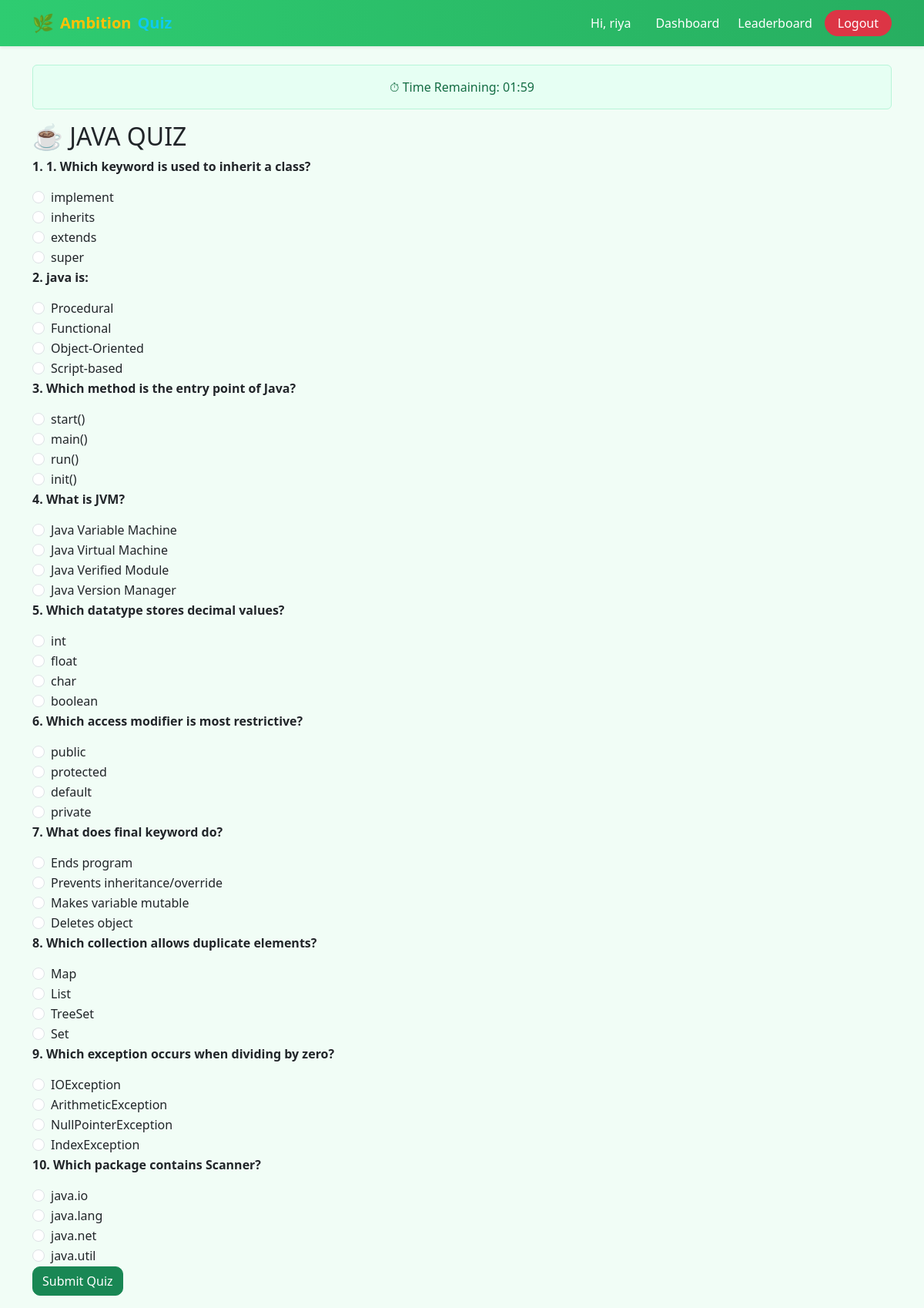
The page /quiz/4/ (signed in) on the database its author committed.
### quiz/models.py (models this page shows, shortened)
class Quiz(models.Model):
    title = models.CharField(max_length=100)

class Question(models.Model):
    quiz = models.ForeignKey(Quiz, on_delete=models.CASCADE)
    question_text = models.CharField(max_length=255)
    option1 = models.CharField(max_length=100)
    option2 = models.CharField(max_length=100)
    option3 = models.CharField(max_length=100)
    option4 = models.CharField(max_length=100)
    correct_option = models.CharField(max_length=100)

### quiz/views.py (the view, shortened to what this page needs)
# urls.py: path('quiz/<int:quiz_id>/', views.quiz_detail, name='quiz_detail'),
@login_required
def quiz_detail(request, quiz_id):
    quiz = get_object_or_404(Quiz, id=quiz_id)
    questions = Question.objects.filter(quiz=quiz)
    total_questions = questions.count()
    return render(request, 'quiz/quiz_detail.html', {
        'quiz': quiz,
        'questions': questions
    })

### quiz/templates/quiz/quiz_detail.html (shortened to what this page needs)
{% extends 'quiz/base.html' %}
{% block content %}
<div class="alert alert-warning text-center">
    ⏱ Time Remaining: <span id="timer">02:00</span>
</div>
<h2>{{ quiz.title }}</h2>
<form method="post" id="quizForm">
  {% for question in questions %}
    <div class="mb-3">
      <p><b>{{ forloop.counter }}. {{ question.question_text }}</b></p>
      <div class="form-check">
  <input class="form-check-input"
         type="radio"
         name="question_{{ question.id }}"
         value="{{ question.option1 }}"
         required>
  <label class="form-check-label">{{ question.option1 }}</label>
</div>
<div class="form-check">
  <input class="form-check-input"
         type="radio"
         name="question_{{ question.id }}"
         value="{{ question.option2 }}">
  <label class="form-check-label">{{ question.option2 }}</label>
</div>
<div class="form-check">
  <input class="form-check-input"
         type="radio"
         name="question_{{ question.id }}"
         value="{{ question.option3 }}">
  <label class="form-check-label">{{ question.option3 }}</label>
</div>
<div class="form-check">
  <input class="form-check-input"
         type="radio"
         name="question_{{ question.id }}"
         value="{{ question.option4 }}">
  <label class="form-check-label">{{ question.option4 }}</label>
</div>
  {% endfor %}
  <button type="submit" class="btn btn-primary">Submit Quiz</button>
</form>
{% endblock %}

### quiz/templates/quiz/base.html (shortened to what this page needs)
<!DOCTYPE html>
<html lang="en">
<head>
    <link href="https://cdn.jsdelivr.net/npm/bootstrap@5.3.2/dist/css/bootstrap.min.css" rel="stylesheet">
    {% load static %}
    <link rel="stylesheet" href="{% static 'quiz/style.css' %}">
</head>
<body>
<nav class="navbar navbar-expand-lg navbar-dark shadow-sm"
     style="background: linear-gradient(90deg, #2ecc71, #27ae60);">
  <div class="container">
    <a class="navbar-brand d-flex align-items-center gap-2 fw-bold" href="/">
      <span style="font-size: 1.4rem;">🌿</span>
      <span class="text-warning">Ambition</span>
      <span class="text-info">Quiz</span>
    </a>
    <div class="collapse navbar-collapse" id="navbarNav">
      <ul class="navbar-nav ms-auto align-items-center">
        {% if user.is_authenticated %}
          <li class="nav-item me-2">
            <span class="nav-link text-light">
              Hi, {{ user.username }}
            </span>
          </li>
          <li class="nav-item">
            <a class="nav-link text-light" href="{% url 'dashboard' %}">
              Dashboard
            </a>
          </li>
          <li class="nav-item">
            <a class="nav-link text-light" href="{% url 'leaderboard' %}">
              Leaderboard
            </a>
          </li>
          <li class="nav-item ms-2">
            <a class="btn btn-danger px-3 py-1 rounded-pill"
               href="{% url 'logout' %}">
              Logout
            </a>
          </li>
        {% endif %}
      </ul>
    </div>
  </div>
</nav>
<div class="container mt-4">
    {% block content %}
    {% endblock %}
</div>
</body>
</html>

### quiz/static/quiz/style.css (style rules this page uses)
body { background-color: #f1fdf6; color: #212529; font-family: "Segoe UI", Roboto, Arial, sans-serif; }
.navbar { background: linear-gradient(90deg, #30ed95, #286e59); }
.navbar .nav-link { color: #ffffff !important; font-weight: 500; margin-left: 8px; }
.btn { border-radius: 10px; font-weight: 500; }
.btn-primary { background-color: #198754; border-color: #198754; }
.alert-warning { background-color: #e6fff3; color: #146c43; border: 1px solid #b7f5d8; font-weight: 500; }
a { color: #198754; text-decoration: none; }

### rows shown on the page
Quiz: title "☕ JAVA QUIZ"
Question: question_text "1. Which keyword is used to inherit a class?", option1 "implement", option2 "inherits", option3 "extends", option4 "super"
Question: question_text "java is:", option1 "Procedural", option2 "Functional", option3 "Object-Oriented", option4 "Script-based"
Question: question_text "Which method is the entry point of Java?", option1 "start()", option2 "main()", option3 "run()", option4 "init()"
Question: question_text "What is JVM?", option1 "Java Variable Machine", option2 "Java Virtual Machine", option3 "Java Verified Module", option4 "Java Version Manager"
Question: question_text "Which datatype stores decimal values?", option1 "int", option2 "float", option3 "char", option4 "boolean"
Question: question_text "Which access modifier is most restrictive?", option1 "public", option2 "protected", option3 "default", option4 "private"
Question: question_text "What does final keyword do?", option1 "Ends program", option2 "Prevents inheritance/override", option3 "Makes variable mutable", option4 "Deletes object"
Question: question_text "Which collection allows duplicate elements?", option1 "Map", option2 "List", option3 "TreeSet", option4 "Set"
Question: question_text "Which exception occurs when dividing by zero?", option1 "IOException", option2 "ArithmeticException", option3 "NullPointerException", option4 "IndexException"
Question: question_text "Which package contains Scanner?", option1 "java.io", option2 "java.lang", option3 "java.net", option4 "java.util"

### other values the page prints
{{ user.username }} "riya"
